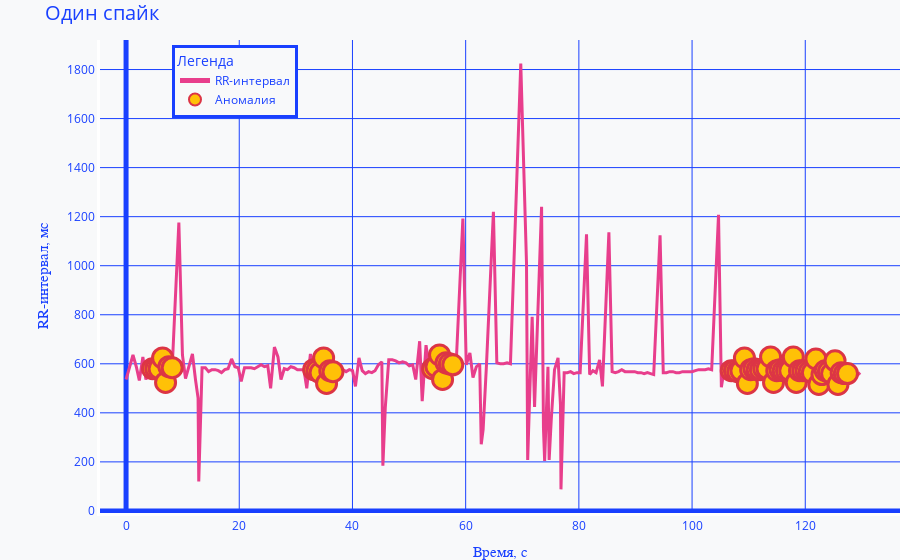

Here is the notebook cell this chart was saved with:
### Code cell
plot_sample(258).update_layout(title_text="Один спайк")

### Figure 1 — Plotly figure (JSON) as saved in the notebook; plotly's stock layout.template omitted (floating-point values rounded to 4 significant figures; data arrays with more than 128 entries replaced by an {"elided": "..."} marker saying what was removed)
{"data": [{"line": {"color": "#e83e8c", "width": 3}, "name": "RR-интервал", "type": "scatter", "x": {"elided": "221 float values"}, "y": {"elided": "221 int values"}}, {"hovertemplate": "%{text}", "marker": {"color": "#ffc107", "line": {"color": "#dc3545", "width": [3, 3, 3, 3, 3, 3, 3, 3, 3, 3, 3, 3, 3, 3, 3, 3, 3, 3, 3, 3, 3, 3, 3, 3, 3, 3, 3, 3, 3, 3, 3, 3, 3, 3, 3, 3, 3, 3, 3, 3, 3, 3, 3, 3, 3, 3, 3, 3, 3, 3, 3, 3, 3, 3, 3, 3, 3, 3]}, "opacity": [1, 1, 1, 1, 1, 1, 1, 1, 1, 1, 1, 1, 1, 1, 1, 1, 1, 1, 1, 1, 1, 1, 1, 1, 1, 1, 1, 1, 1, 1, 1, 1, 1, 1, 1, 1, 1, 1, 1, 1, 1, 1, 1, 1, 1, 1, 1, 1, 1, 1, 1, 1, 1, 1, 1, 1, 1, 1], "size": [20, 20, 20, 20, 20, 20, 20, 20, 20, 20, 20, 20, 20, 20, 20, 20, 20, 20, 20, 20, 20, 20, 20, 20, 20, 20, 20, 20, 20, 20, 20, 20, 20, 20, 20, 20, 20, 20, 20, 20, 20, 20, 20, 20, 20, 20, 20, 20, 20, 20, 20, 20, 20, 20, 20, 20, 20, 20]}, "mode": "markers", "name": "Аномалия", "text": ["100%", "100%", "100%", "100%", "100%", "100%", "100%", "100%", "100%", "100%", "100%", "100%", "100%", "100%", "100%", "100%", "100%", "100%", "100%", "100%", "100%", "100%", "100%", "100%", "100%", "100%", "100%", "100%", "100%", "100%", "100%", "100%", "100%", "100%", "100%", "100%", "100%", "100%", "100%", "100%", "100%", "100%", "100%", "100%", "100%", "100%", "100%", "100%", "100%", "100%", "100%", "100%", "100%", "100%", "100%", "100%", "100%", "100%"], "type": "scatter", "x": [4.672, 5.252, 5.832, 6.456, 6.98, 7.568, 8.152, 33.14, 33.72, 34.28, 34.9, 35.42, 36.0, 36.56, 54.16, 54.75, 55.38, 55.92, 56.52, 57.12, 57.72, 106.9, 107.5, 108.1, 108.6, 109.3, 109.8, 110.3, 110.9, 111.5, 112.1, 112.7, 113.2, 113.9, 114.4, 115.0, 115.5, 116.1, 116.7, 117.3, 117.9, 118.4, 119.0, 119.6, 120.1, 120.7, 121.3, 121.9, 122.4, 122.9, 123.5, 124.1, 124.6, 125.3, 125.8, 126.3, 126.9, 127.5], "y": [580, 580, 580, 624, 524, 588, 584, 576, 572, 564, 624, 520, 572, 568, 580, 588, 636, 536, 604, 600, 596, 572, 572, 568, 572, 624, 520, 576, 580, 576, 576, 580, 580, 628, 524, 572, 576, 572, 572, 572, 628, 524, 572, 572, 572, 568, 564, 620, 516, 556, 572, 568, 560, 612, 516, 564, 560, 560]}], "layout": {"hovermode": "x unified", "legend": {"bgcolor": "#f8f9fa", "bordercolor": "#1940ff", "borderwidth": 3, "font": {"color": "#1940ff"}, "itemsizing": "constant", "title": {"font": {"color": "#1940ff"}, "text": "Легенда"}, "x": 0.09, "xanchor": "left", "y": 0.99, "yanchor": "top"}, "margin": {"b": 0, "l": 100, "r": 0, "t": 40}, "paper_bgcolor": "#f8f9fa", "plot_bgcolor": "#f8f9fa", "title": {"font": {"color": "#1940ff", "size": 20}, "text": "Один спайк"}, "xaxis": {"color": "#1940ff", "gridcolor": "#1940ff", "linewidth": 3, "title": {"font": {"color": "#1940ff", "family": "Segoe UI", "size": 15}, "text": "Время, с"}, "zerolinecolor": "#1940ff", "zerolinewidth": 5}, "yaxis": {"color": "#1940ff", "gridcolor": "#1940ff", "linewidth": 3, "title": {"font": {"color": "#1940ff", "family": "Segoe UI", "size": 15}, "text": "RR-интервал, мс"}, "zerolinecolor": "#1940ff", "zerolinewidth": 5}}}
